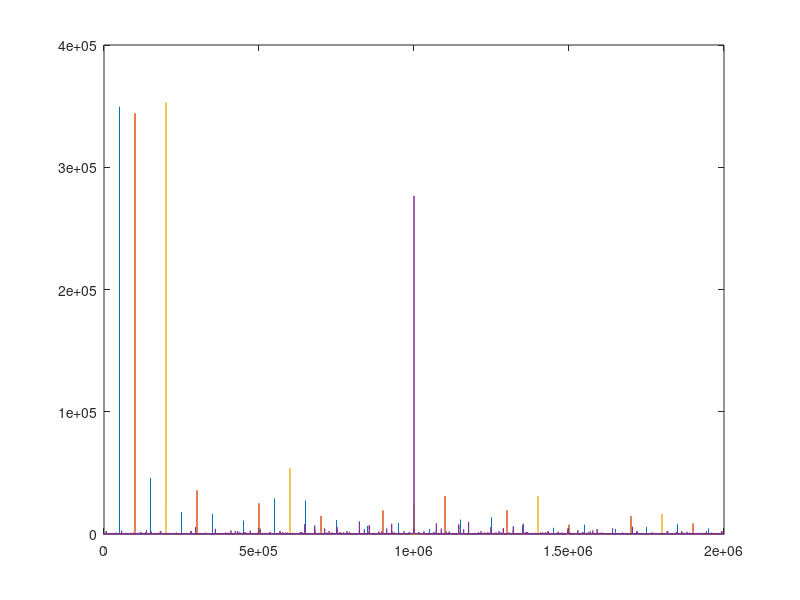

MATLAB code to generate this figure:
fs=4e6;
t=[0:4e5]/fs;
for f=[50e3 1e5 2e5 1e6]
  y=cos(2*pi*f*t);
  k=find(y>=0.5);yq(k)=1;
  k=find((y<=0.5)&(y>0));yq(k)=0;
  k=find((y>=-0.5)&(y<0));yq(k)=-1;
  k=find(y<-0.5);yq(k)=-2;
  fr=linspace(-fs/2,fs/2,length(yq));
  plot(fr,(abs(fftshift(fft(yq-mean(yq))))));
  hold on
end
xlim([0 fs/2])
